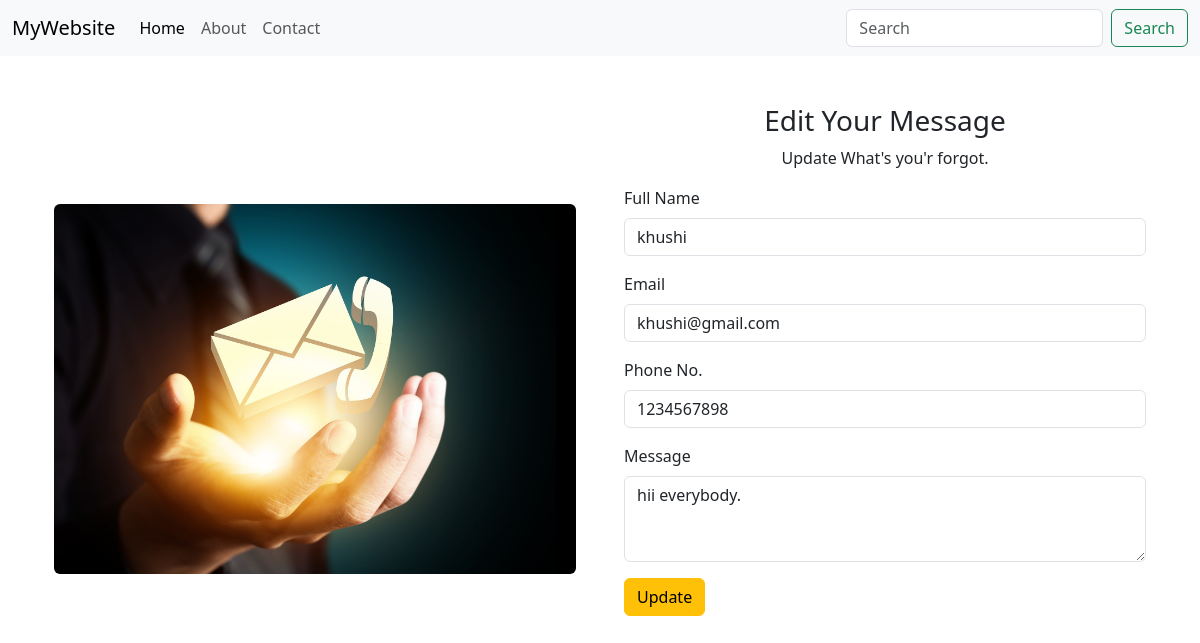
Screenshot of /edit-contact/5 with the database file from the repository.
### tables this page shows
CREATE TABLE contact(
        id INTEGER PRIMARY KEY AUTOINCREMENT,
        full_name TEXT,
        email TEXT, 
        phone TEXT,
        message TEXT
        );

### app.py (the view, shortened to what this page needs)
@app.route('/edit-contact/<int:id>',methods=['GET','POST'])
def editContact(id):
    con=sqlite3.connect('students.db')
    contact=con.execute('SELECT * FROM contact WHERE id=?',(id,)
   ).fetchone()
    con.close()
    return render_template('editContact.html',contact=contact)

### templates/editContact.html
{% extends './base.html' %} {% block title %}Edit Contact{% endblock %} {% block
content %}
<div class="container">
  <div class="row">
    <div class="col">
      <div class="container mt-5" style="margin-top: 100px !important">
        <img
          src="{{ url_for('static', filename='images/contact.jpg') }}"
          class="w-100 mt-5 rounded"
          alt=""
        />
      </div>
    </div>
    <div class="col">
      <div class="container mt-5">
        <h3 class="text-center">Edit Your Message</h3>
        <p class="text-center">Update What's you'r forgot.</p>
        <form action="/edit-contact/{{ contact[0] }}" method="POST">
          <div class="mb-3">
            <label for="full_name" class="form-label">Full Name</label>
            <input
              type="text"
              class="form-control"
              id="full_name"
              name="full_name"
              value = "{{ contact[1] }}"
            />
          </div>
          <div class="mb-3">
            <label for="emial" class="form-label">Email</label>
            <input type="email" class="form-control" id="email" name="email" value = "{{ contact[2] }}" />
          </div>
          <div class="mb-3">
            <label for="phone" class="form-label">Phone No.</label>
            <input type="text" class="form-control" id="phone" name="phone" value = "{{ contact[3] }}" />
          </div>
          <div class="mb-3">
            <label for="msg" class="form-label">Message </label>
            <textarea
              class="form-control"
              id="msg"
              rows="3"
              name="msg"
            >{{ contact[4] }}</textarea>
          </div>
          <button type="submit" class="btn btn-warning">Update</button>
        </form>
      </div>
    </div>
  </div>
</div>
{% endblock %}

### rows the page displays
contact: full_name "khushi", email "khushi@gmail.com", phone "1234567898", msg "hii everybody."
